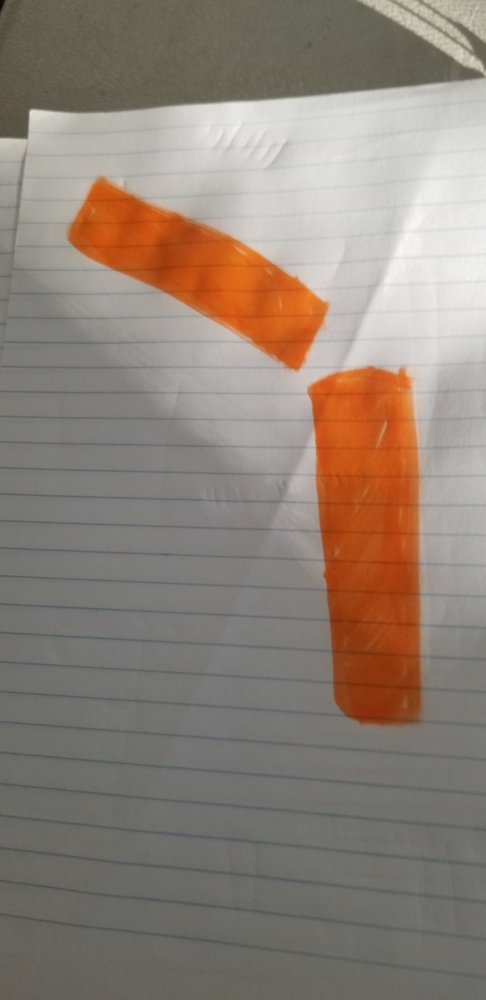
#> input picture pathdraw.png.jpg, 486 x 1000 px, shrunk from 1960 x 4032 before the run
$ python gatedetectioncolor.py --image pathdraw.png.jpg
#> lines starting #> are read from the running program, lines starting #| are printed output that depends on the picture; after the words box and inside, x2 and y2 are one past the last pixel; in counts of white or black regions, pixels touching at a corner belong together
 # import the necessary packages
import numpy as np
import argparse
import cv2

# construct the argument parse and parse the arguments
ap = argparse.ArgumentParser()
ap.add_argument("-i", "--image", help = "path to the image")
args = vars(ap.parse_args())

image = cv2.imread(args["image"])
#> image is the input picture: shape (1000, 486, 3); mean B, G, R 119.6, 130.3, 143.1

img_hsv = cv2.cvtColor(image, cv2.COLOR_BGR2HSV)
#> img_hsv: shape (1000, 486, 3); mean H, S, V 25, 37.4, 143.3

'''cap = cv.VideoCapture('5feet.mp4')
while cap.isOpened():
    ret, frame = cap.read()
    # if frame is read correctly ret is True
    if not ret:
        print("Can't receive frame (stream end?). Exiting ...")
        break
    if cv.waitKey(0) == ord('q'):
        break'''

# define the list of boundaries
# lower mask (0-10)
lower_red = np.array([0,70,70])
upper_red = np.array([55,255,255])
mask0 = cv2.inRange(img_hsv, lower_red, upper_red)
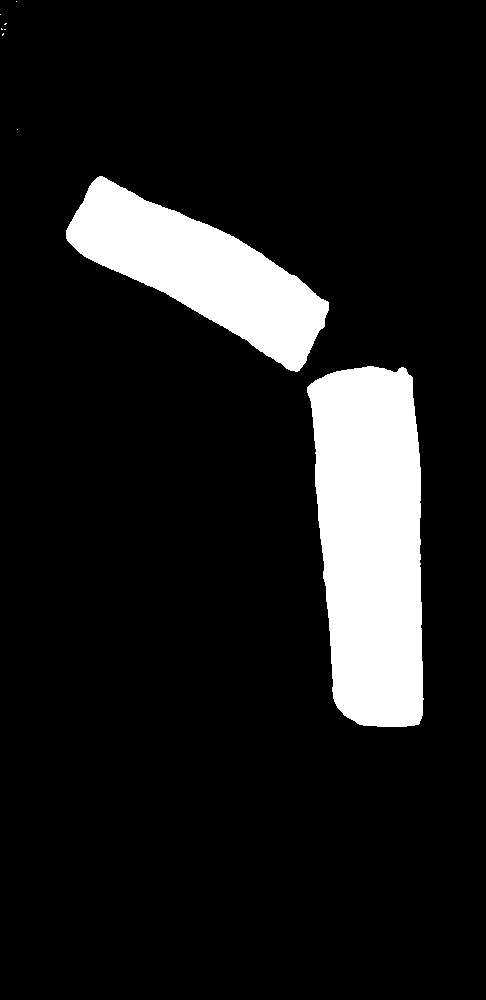
#> mask0: shape (1000, 486); 11.6% white; 9 white regions (7 under 20 px), largest, box (x1, y1, x2, y2) and area: (307, 366, 424, 727) 34560, (66, 176, 329, 372) 21632
                      									#for red color
# upper mask (170-180)
lower_red = np.array([140,0,0])
upper_red = np.array([185,255,255])
mask1 = cv2.inRange(img_hsv, lower_red, upper_red)
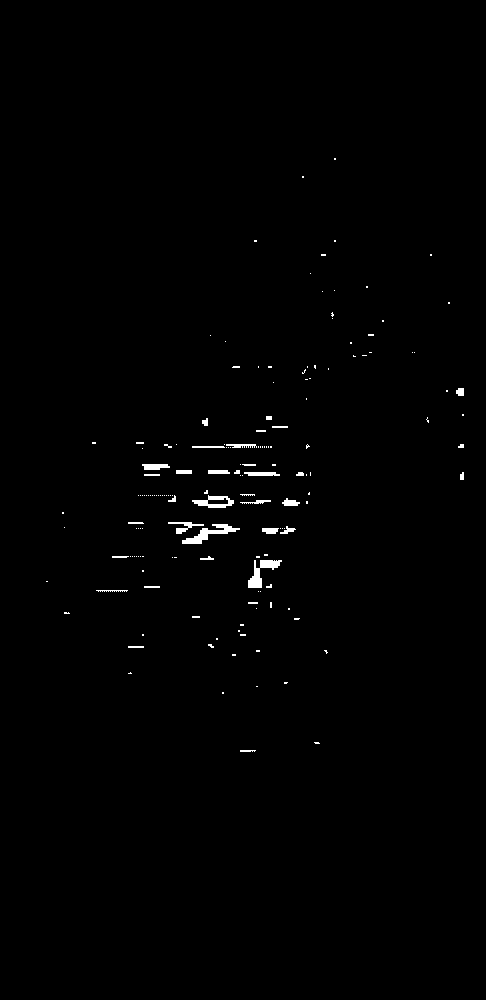
#> mask1: shape (1000, 486); 0.66% white; 161 white regions (126 under 20 px), largest, box (x1, y1, x2, y2) and area: (182, 524, 240, 544) 408, (248, 560, 282, 588) 377, (192, 495, 234, 508) 269

# join my masks
mask = mask0 + mask1
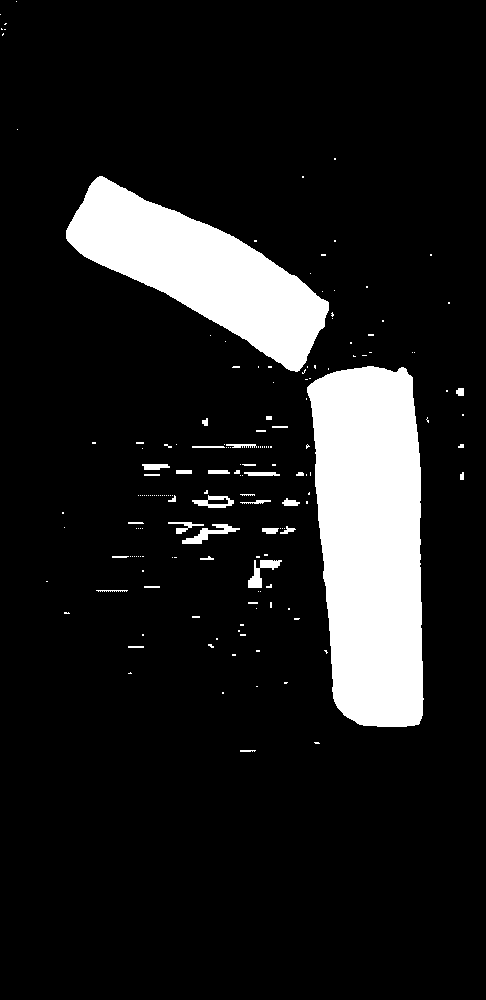
#> mask: shape (1000, 486); 12.2% white; 170 white regions (133 under 20 px), largest, box (x1, y1, x2, y2) and area: (307, 366, 424, 727) 34560, (66, 176, 329, 372) 21632, (182, 524, 240, 544) 408

#define the list of boundaries
'''lower_blue = np.array([5, 50, 50]) #[37.5, 50, 50]
upper_blue = np.array([115, 255, 255]) #[105, 255, 255]

mask = cv2.inRange(img_hsv, lower_blue, upper_blue)'''


boundaries = [
	#([40, 39, 59], [150, 149, 180]) #gate.png
	#([99, 99, 99], [104, 104, 104]) #gray2.png                            #must be converted to
	#([75, 94, 98], [113, 113, 119]) #gate2.png                             #HSV
	#([74, 92, 96], [118, 122, 122]) #gate2.png #113 #this should work for most gates
	#([60, 0, 0], [80, 2.6, 45.9]) #gate3.png HSV (rgb= ([78, 99, 99], [114, 117, 116]))
]

# loop over the boundaries
'''for (lower, upper) in boundaries:
	# create NumPy arrays from the boundaries
	lower = np.array(lower, dtype = "uint8")
	upper = np.array(upper, dtype = "uint8")

	# find the colors within the specified boundaries and apply
	# the mask
	mask = cv2.inRange(image, lower, upper)'''
output = cv2.bitwise_and(image, image, mask = mask)
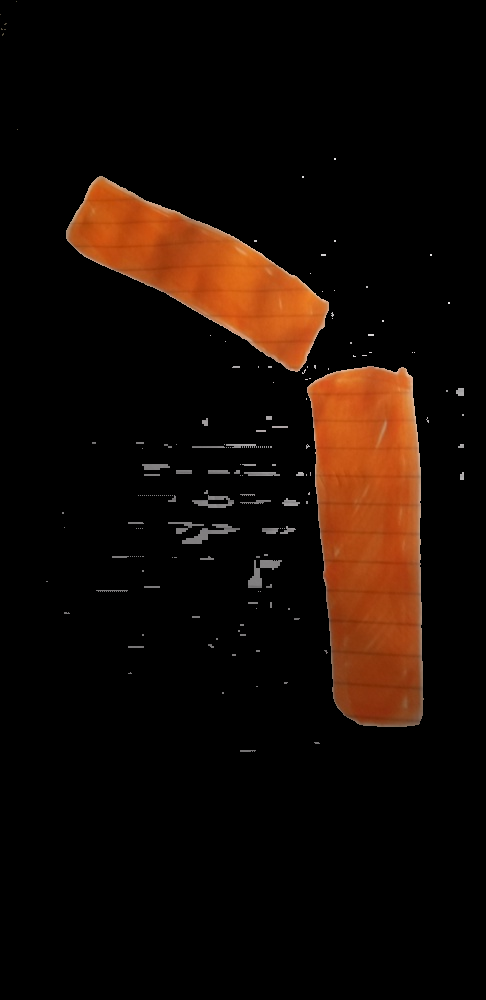
#> output: shape (1000, 486, 3); mean B, G, R 4.5, 10.6, 21.9

	# show the images
	#find contours
	#instead of showing image on screen print x coordinages, convert into percentage, find width of gate
cv2.imshow("images", np.hstack([image, output]))
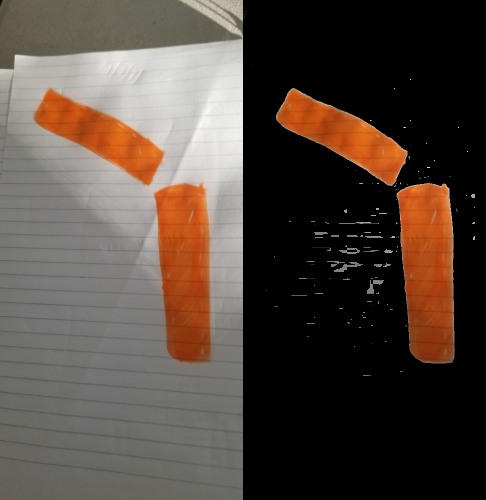
#> window 'images': shape (1000, 972, 3) (shown at 1/2 size); mean B, G, R 62, 70.5, 82.5
# [5 lines of commented-out code are left out]
cv2.imwrite("mask5.png", output)

cv2.waitKey(0)

#cap.release()
#cv.destroyAllWindows()
